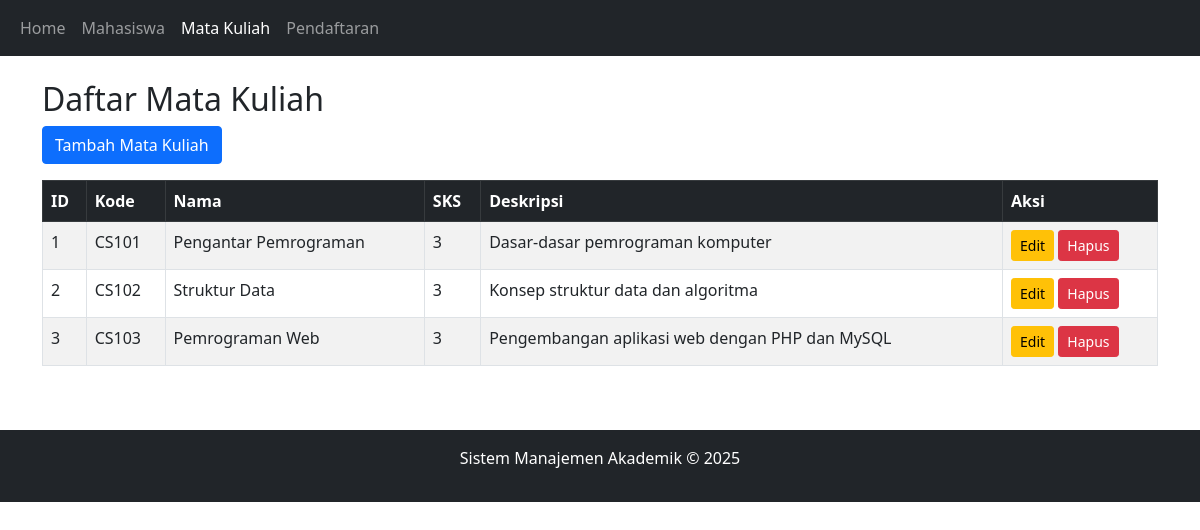
The app's page /Project/index.php?action=courses with its own data.
### tables this page shows
CREATE TABLE `courses` (
  `id` int(11) NOT NULL,
  `code` varchar(10) NOT NULL,
  `name` varchar(100) NOT NULL,
  `credits` int(1) NOT NULL,
  `description` text DEFAULT NULL
);

### Project/controllers/CourseController.php (called while the page is built, shortened)
<?php
require_once "models/Course.php";
class CourseController {
    private $course;
    public function __construct() {
        $database = new Database();
        $db = $database->getConnection();
        $this->course = new Course($db);
    }
    public function index() {
        $result = $this->course->getAll();
        include_once "views/templates/header.php";
        include_once "views/courses/index.php";
        include_once "views/templates/footer.php";
    }
}

### Project/models/Course.php (called while the page is built, shortened)
<?php
class Course {
    private $conn;
    private $table_name = "courses";
    public function __construct($db) {
        $this->conn = $db;
    }
    public function getAll() {
        $query = "SELECT * FROM " . $this->table_name;
        $result = $this->conn->query($query);
        return $result;
    }
}

### Project/views/courses/index.php (the view)
<h2>Daftar Mata Kuliah</h2>
<div class="mb-3">
    <a href="index.php?action=courses&method=create" class="btn btn-primary">Tambah Mata Kuliah</a>
</div>
<div class="table-responsive">
    <table class="table table-striped table-bordered">
        <thead class="table-dark">
            <tr>
                <th>ID</th>
                <th>Kode</th>
                <th>Nama</th>
                <th>SKS</th>
                <th>Deskripsi</th>
                <th>Aksi</th>
            </tr>
        </thead>
        <tbody>
            <?php
            if($result->num_rows > 0) {
                while($row = $result->fetch_assoc()) {
                    echo "<tr>";
                    echo "<td>" . $row['id'] . "</td>";
                    echo "<td>" . $row['code'] . "</td>";
                    echo "<td>" . $row['name'] . "</td>";
                    echo "<td>" . $row['credits'] . "</td>";
                    echo "<td>" . $row['description'] . "</td>";
                    echo "<td>
                            <a href='index.php?action=courses&method=edit&id=" . $row['id'] . "' class='btn btn-sm btn-warning'>Edit</a>
                            <a href='index.php?action=courses&method=delete&id=" . $row['id'] . "' class='btn btn-sm btn-danger' onclick='return confirm(\"Anda yakin ingin menghapus mata kuliah ini?\")'>Hapus</a>
                          </td>";
                    echo "</tr>";
                }
            } else {
                echo "<tr><td colspan='6' class='text-center'>Tidak ada data mata kuliah</td></tr>";
            }
            ?>
        </tbody>
    </table>
</div>

### records on screen
courses: id "1", code "CS101", name "Pengantar Pemrograman", credits "3", description "Dasar-dasar pemrograman komputer"
courses: id "2", code "CS102", name "Struktur Data", credits "3", description "Konsep struktur data dan algoritma"
courses: id "3", code "CS103", name "Pemrograman Web", credits "3", description "Pengembangan aplikasi web dengan PHP dan MySQL"
